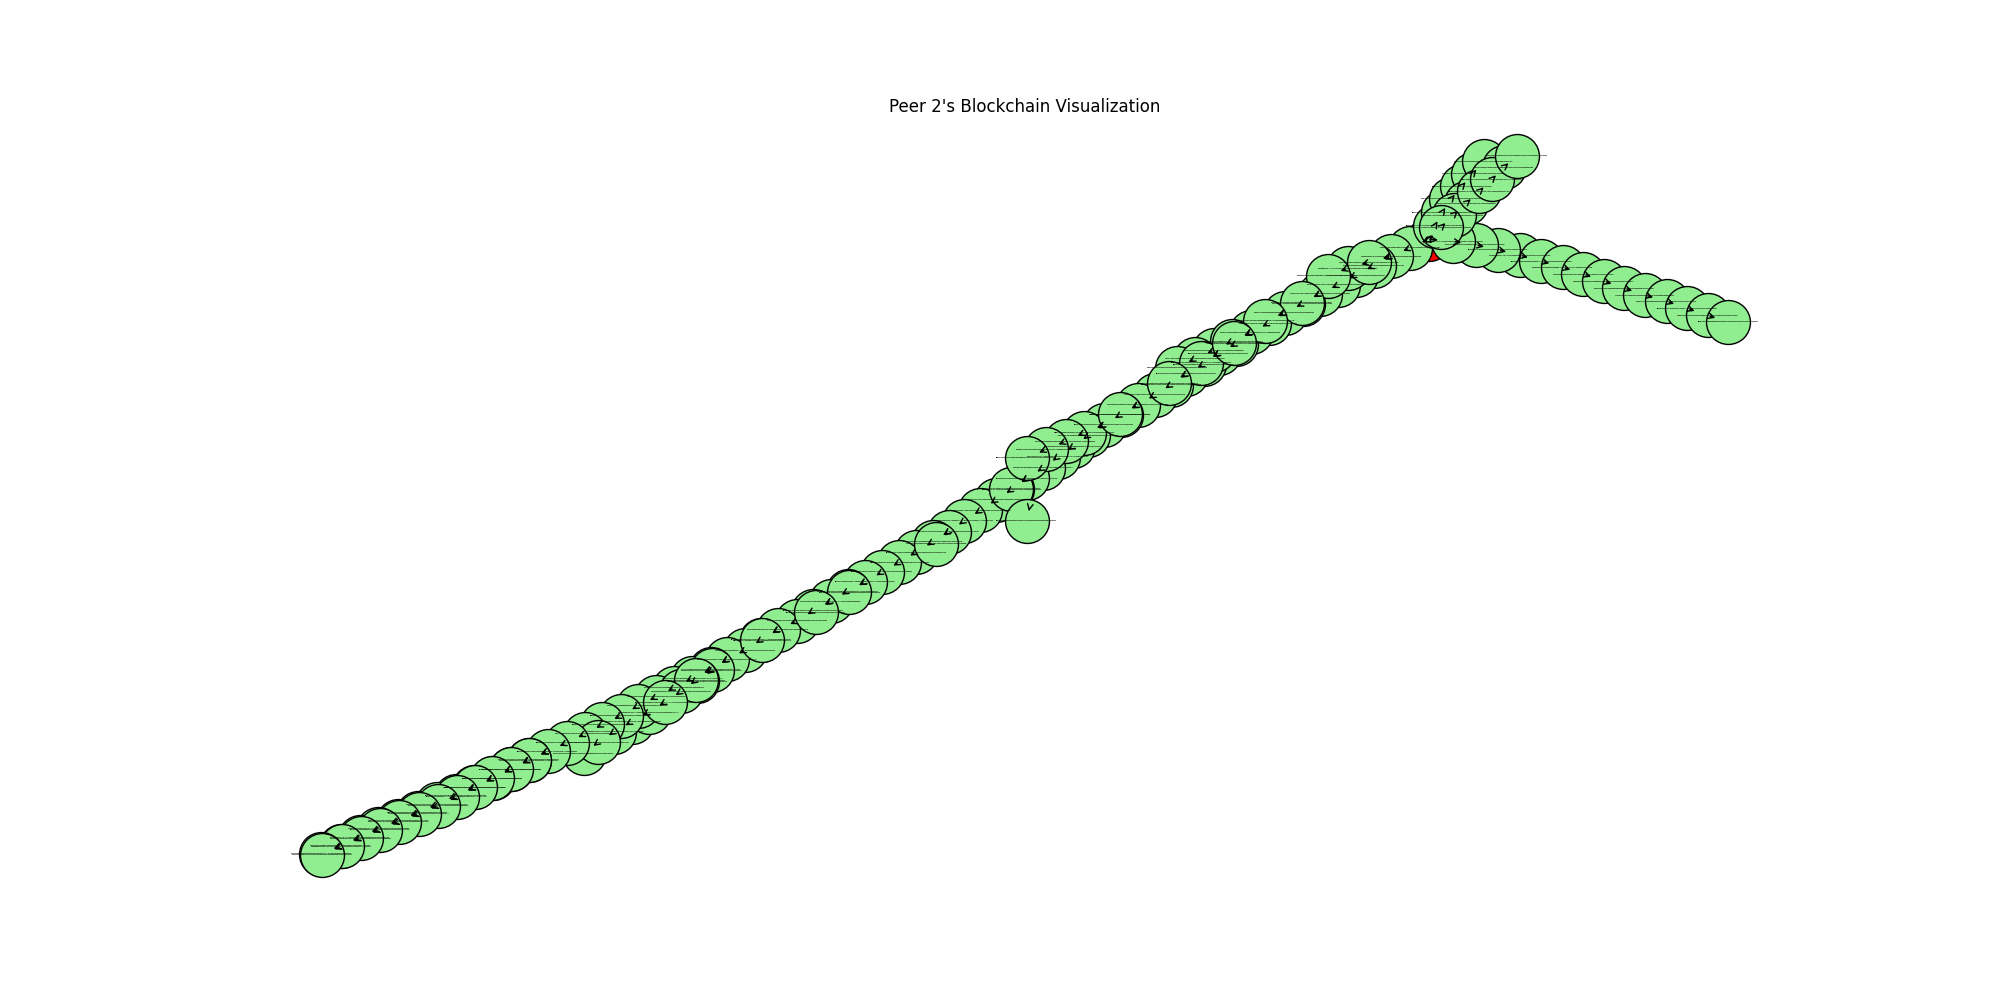

Here is the Python script that generated this plot:
import hashlib
import matplotlib.pyplot as plt
import networkx as nx
from datetime import datetime
import random


class Block:
    def __init__(self, block_id, previous_block_id, transactions, miner_id=None):
        self.block_id = block_id
        self.previous_block_id = previous_block_id
        self.transactions = transactions
        self.miner_id = miner_id

    def __eq__(self, other):
        return (
            self.block_id == other.block_id
            and self.previous_block_id == other.previous_block_id
            and self.transactions[:-1] == other.transactions[:-1]
            and self.miner_id == other.miner_id
        )


class Blockchain:
    def __init__(self):
        self.genesis_block = Block("0", None, [])
        self.blocks = [self.genesis_block]

    def add_block(self, block):
        self.blocks.append(block)

    def create_block(self, transactions, node, mine_block_id=None, miner_id=None):
        # Create a new block with transactions
        temp = str(random.getrandbits(32))
        transactions_string = "".join(
            [
                str(txn.sender) + str(txn.receiver) + str(txn.amount) + str(miner_id)
                for txn in transactions[:-1]
            ]
        )

        block_id = hashlib.sha256((transactions_string + temp).encode()).hexdigest()

        if mine_block_id:
            previous_block_id = mine_block_id
        elif not self.blocks:
            previous_block_id = None
        else:
            longest_chain = self.get_longest_chain()
            previous_block_id = longest_chain[-1].block_id if longest_chain else None

        new_block = Block(block_id, previous_block_id, transactions, miner_id)
        (
            self.blocks.append(new_block)
            if not node.selfish
            else node.pchain.append(new_block)
        )
        return new_block

    def get_longest_chain(self, end_block=None):
        longest_chain = []
        if end_block is not None:
            current_chain = [end_block]
            while current_chain[-1].previous_block_id is not None:
                prev_block = self.find_block_by_id(current_chain[-1].previous_block_id)
                if prev_block:
                    current_chain.append(prev_block)
                else:
                    break
            return current_chain[::-1]

        for block in self.blocks:
            current_chain = [block]
            while current_chain[-1].previous_block_id is not None:
                prev_block = self.find_block_by_id(current_chain[-1].previous_block_id)
                if prev_block:
                    current_chain.append(prev_block)
                else:
                    break
            if len(current_chain) > len(longest_chain):
                longest_chain = current_chain
        return longest_chain[::-1]

    def find_block_by_id(self, block_id):
        for block in self.blocks:
            b = block.block_id
            if b == block_id:
                return block
        return None

    def visualize(self, node_id):
        G = nx.DiGraph()

        for block in self.blocks:
            G.add_node(block.block_id)
            if block.previous_block_id:
                G.add_edge(block.previous_block_id, block.block_id)

        block_info = {block.block_id: block for block in self.blocks}

        plt.figure(figsize=(20, 10))  # Full screen mode
        pos = nx.kamada_kawai_layout(G)

        # Draw nodes for each block
        for i, node in enumerate(G.nodes()):
            if node not in block_info:
                continue
            block = block_info[node]
            nx.draw_networkx_nodes(
                G,
                pos,
                nodelist=[node],
                node_size=1000,
                node_color="red" if block.block_id == "0" else "lightgreen",
                edgecolors="black",
            )

            label = f"{block.block_id}"
            nx.draw_networkx_labels(
                G, pos, labels={node: label}, font_size=1, font_weight="bold"
            )

        for edge in G.edges():
            x_start, y_start = pos[edge[0]]
            x_end, y_end = pos[edge[1]]
            x_mid = (x_start + x_end) / 2
            y_mid = (y_start + y_end) / 2
            arrow_pos = (x_mid, y_mid)
            nx.draw_networkx_edges(
                G,
                pos,
                edgelist=[edge],
                width=1.0,
                arrowsize=20,
                arrowstyle="-|>",
                # connectionstyle=f"arc3,rad=0.1",
                ax=plt.gca(),
            )
            plt.gca().annotate(
                "",
                xy=(x_mid, y_mid),
                xytext=(x_start, y_start),
                arrowprops=dict(arrowstyle="->", color="black"),
            )

        plt.title(f"Peer {node_id}'s Blockchain Visualization")
        plt.axis("off")
        plt.savefig(f"blockchain.png")
        # plt.show()
